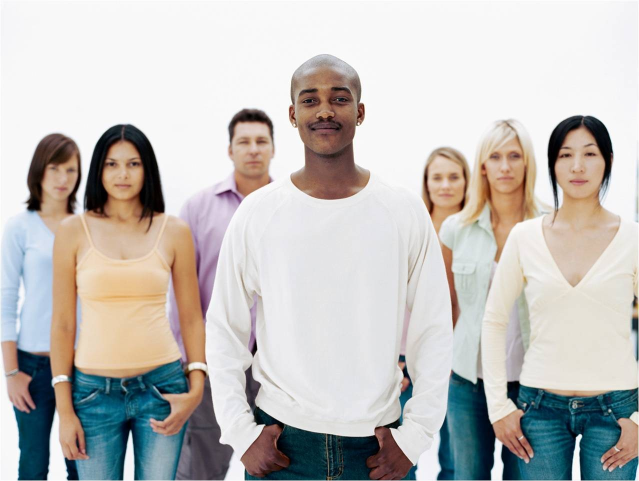
#> input picture experiments/detectionObjects/images/odemgrik.png, 1278 x 962 px (shown at 1/2 size)
$ python detectionFaceWithHaarcascade.py
#> lines starting #> are read from the running program, lines starting #| are printed output that depends on the picture; after the words box and inside, x2 and y2 are one past the last pixel; in counts of white or black regions, pixels touching at a corner belong together
import cv2

image = cv2.imread('images/odemgrik.png')
#> image is the input picture: shape (962, 1278, 3); mean B, G, R 187.8, 190.9, 193.6
image = cv2.resize(image, (600, 400))
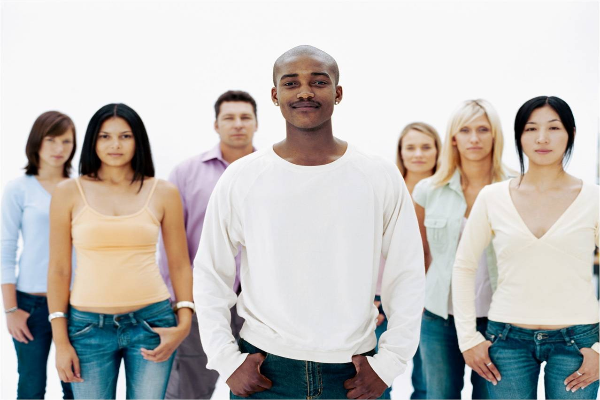
#> image: shape (400, 600, 3); mean B, G, R 187.7, 190.8, 193.5
imageGray = cv2.cvtColor(image, cv2.COLOR_BGR2GRAY)
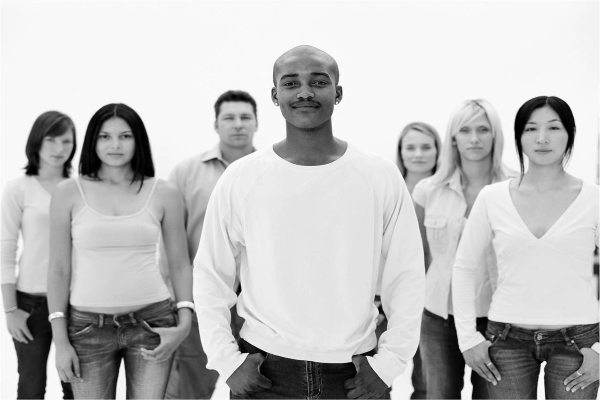
#> imageGray: shape (400, 600); min 0, max 254, mean 191.2

detector = cv2.CascadeClassifier('algorithms/haarcascade_frontalface_default.xml')
results = detector.detectMultiScale(imageGray, 1.09, minNeighbors=3)
#> results = [[213, 99, 50, 50], [39, 128, 39, 39], [396, 131, 45, 45], [448, 111, 51, 51], [88, 117, 54, 54], [515, 108, 57, 57], [269, 54, 73, 73]]

for (x, y, w, h) in results:
    cv2.rectangle(image, (x, y), (x + w, y + h), (255, 0, 0), 2)
#> this loop made 7 passes
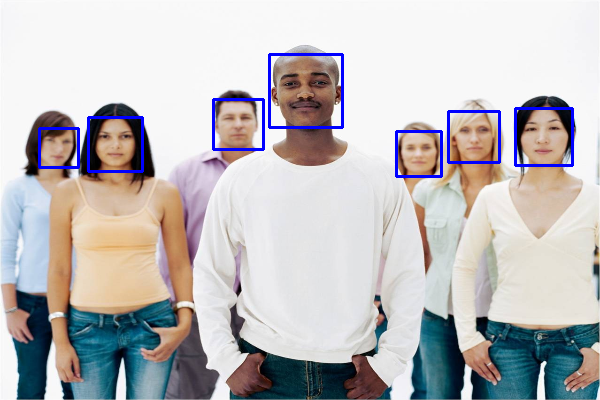
#> image: shape (400, 600, 3); 1.83% of pixels changed, all inside (x1, y1, x2, y2) = (38, 53, 574, 178)

cv2.imshow('image', image)
cv2.waitKey(0)
cv2.destroyAllWindows()
